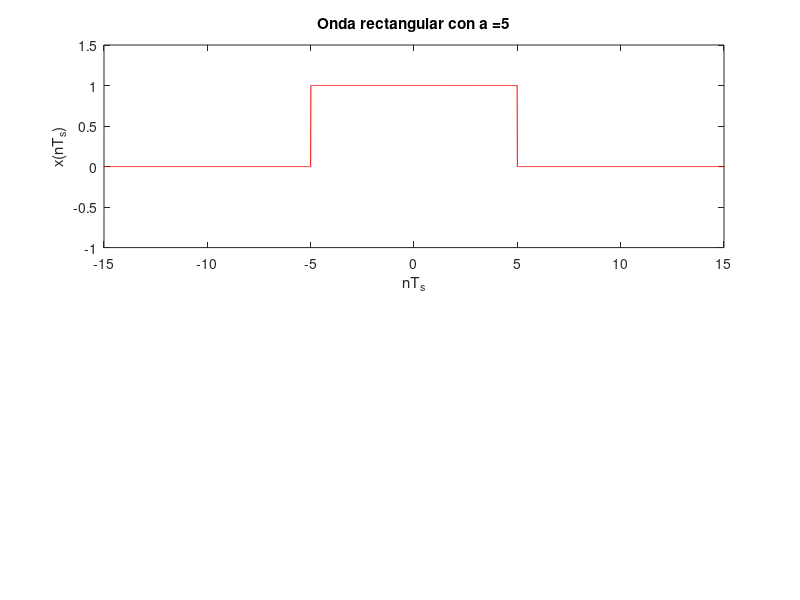

Recreate this plot in MATLAB. (Note: this script raises an error after producing the figure.)
function [X, t, f0, fs, Ts, f, a] = Punto2()
a = input('Ingrese el valor de a = ');
f0=1;                               %Valor de la frecuencia lineal
fs=100*f0; Ts=1/fs;                 %Intervalo de muestreo y frecuencia de muestreo
t= [-10*a:Ts:10*a];                 %Vector de tiempo
x= (t<a)&(t>-a);                    %Funcion onda rectangular
X=fft(x)*Ts;                        %Transformada rapida de Fourier FFT
Xr = X./Ts;

%Pulso Rectangular
f = t/Ts/(a*pi) ;                   % vector de frecuencias
subplot(2,2,[1 2]); plot(t,x,'-r'); axis([-3*a 3*a -1 1.5]); xlabel('nT_s'); ylabel('x(nT_s)');
title(strcat('Onda rectangular con a = ', num2str(a)));
ax = gca;
ax.XAxisLocation = 'origin';
ax.YAxisLocation = 'origin';
legend('X(t)');
grid;

% FFT del pulso rectangular
subplot(2,2,[3 4]); 
omega = [-8*a:0.01:8*a];
sa=inline('(sin(x)+(x==0))./(x+(x==0))','x'); 	% Genera la función sa(x)=sin(x)/x.
plot(omega,2*a*sa(a*omega),'--g',f,fftshift(abs(X)),'-b'); axis([-20 20 -5 20]); % Gráfica FFT Analítica y Computacional
legend('fft', 'x(w)');
xlabel('f'); 
ylabel('|X(f)|');
title('FFT Fourier Transform Comparison');
grid;
ax = gca;
ax.XAxisLocation = 'origin';
ax.YAxisLocation = 'origin';



end
